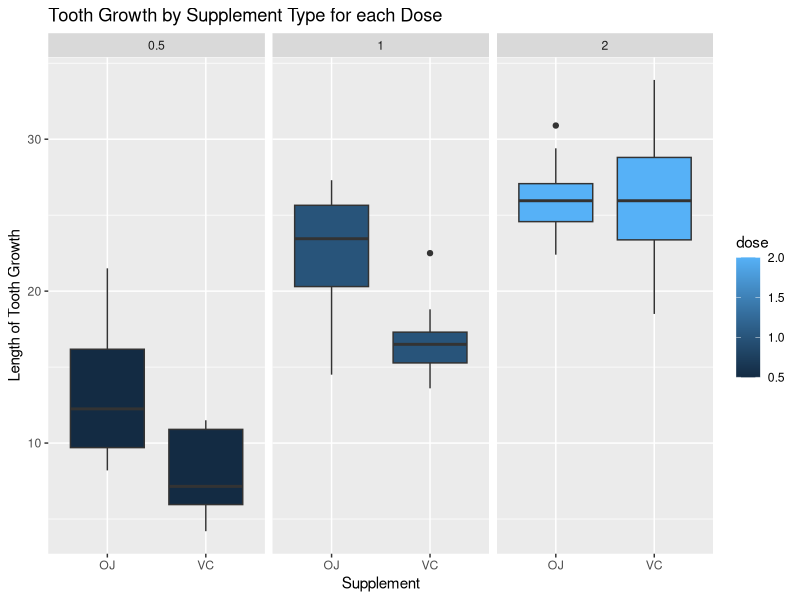

Source code (R):
## ---- chunk 1
summary(ToothGrowth)
## ---- chunk 2
library(ggplot2)
g <- ggplot(ToothGrowth, aes(x = supp, y = len, fill = dose)) +
    geom_boxplot() +
    facet_grid(. ~ dose) + 
    ggtitle("Tooth Growth by Supplement Type for each Dose") +
    xlab("Supplement") +
    ylab("Length of Tooth Growth") 
print(g)
